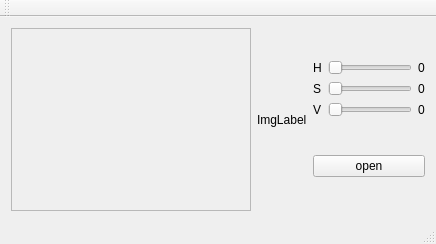
<?xml version="1.0" encoding="UTF-8"?>
<ui version="4.0">
 <class>MainWindow</class>
 <widget class="QMainWindow" name="MainWindow">
  <property name="geometry">
   <rect>
    <x>0</x>
    <y>0</y>
    <width>436</width>
    <height>244</height>
   </rect>
  </property>
  <property name="windowTitle">
   <string>MainWindow</string>
  </property>
  <widget class="QWidget" name="centralWidget">
   <layout class="QHBoxLayout" name="horizontalLayout">
    <item>
     <widget class="QScrollArea" name="scrollArea">
      <property name="widgetResizable">
       <bool>true</bool>
      </property>
      <widget class="QWidget" name="scrollAreaWidgetContents">
       <property name="geometry">
        <rect>
         <x>0</x>
         <y>0</y>
         <width>215</width>
         <height>164</height>
        </rect>
       </property>
       <zorder>label</zorder>
       <zorder>label</zorder>
       <zorder>label</zorder>
      </widget>
     </widget>
    </item>
    <item>
     <widget class="QLabel" name="label">
      <property name="text">
       <string>ImgLabel</string>
      </property>
     </widget>
    </item>
    <item>
     <layout class="QGridLayout" name="gridLayout_2">
      <item row="0" column="0">
       <layout class="QGridLayout" name="gridLayout">
        <item row="0" column="0">
         <widget class="QLabel" name="label_H">
          <property name="text">
           <string>H</string>
          </property>
         </widget>
        </item>
        <item row="0" column="1">
         <widget class="QSlider" name="horizontalSlider">
          <property name="sizePolicy">
           <sizepolicy hsizetype="Fixed" vsizetype="Fixed">
            <horstretch>0</horstretch>
            <verstretch>0</verstretch>
           </sizepolicy>
          </property>
          <property name="orientation">
           <enum>Qt::Horizontal</enum>
          </property>
         </widget>
        </item>
        <item row="0" column="2">
         <widget class="QLabel" name="label_hVal">
          <property name="text">
           <string>0</string>
          </property>
         </widget>
        </item>
        <item row="1" column="0">
         <widget class="QLabel" name="label_S">
          <property name="text">
           <string>S</string>
          </property>
         </widget>
        </item>
        <item row="1" column="1">
         <widget class="QSlider" name="horizontalSlider_2">
          <property name="sizePolicy">
           <sizepolicy hsizetype="Fixed" vsizetype="Fixed">
            <horstretch>0</horstretch>
            <verstretch>0</verstretch>
           </sizepolicy>
          </property>
          <property name="orientation">
           <enum>Qt::Horizontal</enum>
          </property>
         </widget>
        </item>
        <item row="1" column="2">
         <widget class="QLabel" name="label_sVal">
          <property name="text">
           <string>0</string>
          </property>
         </widget>
        </item>
        <item row="2" column="0">
         <widget class="QLabel" name="label_V">
          <property name="text">
           <string>V</string>
          </property>
         </widget>
        </item>
        <item row="2" column="1">
         <widget class="QSlider" name="horizontalSlider_3">
          <property name="sizePolicy">
           <sizepolicy hsizetype="Fixed" vsizetype="Fixed">
            <horstretch>0</horstretch>
            <verstretch>0</verstretch>
           </sizepolicy>
          </property>
          <property name="orientation">
           <enum>Qt::Horizontal</enum>
          </property>
         </widget>
        </item>
        <item row="2" column="2">
         <widget class="QLabel" name="label_vVal">
          <property name="text">
           <string>0</string>
          </property>
         </widget>
        </item>
       </layout>
      </item>
      <item row="1" column="0">
       <widget class="QPushButton" name="pushButton">
        <property name="text">
         <string>open</string>
        </property>
       </widget>
      </item>
     </layout>
    </item>
   </layout>
  </widget>
  <widget class="QMenuBar" name="menuBar">
   <property name="geometry">
    <rect>
     <x>0</x>
     <y>0</y>
     <width>436</width>
     <height>25</height>
    </rect>
   </property>
  </widget>
  <widget class="QToolBar" name="mainToolBar">
   <attribute name="toolBarArea">
    <enum>TopToolBarArea</enum>
   </attribute>
   <attribute name="toolBarBreak">
    <bool>false</bool>
   </attribute>
  </widget>
  <widget class="QStatusBar" name="statusBar"/>
 </widget>
 <layoutdefault spacing="6" margin="11"/>
 <resources/>
 <connections/>
</ui>
